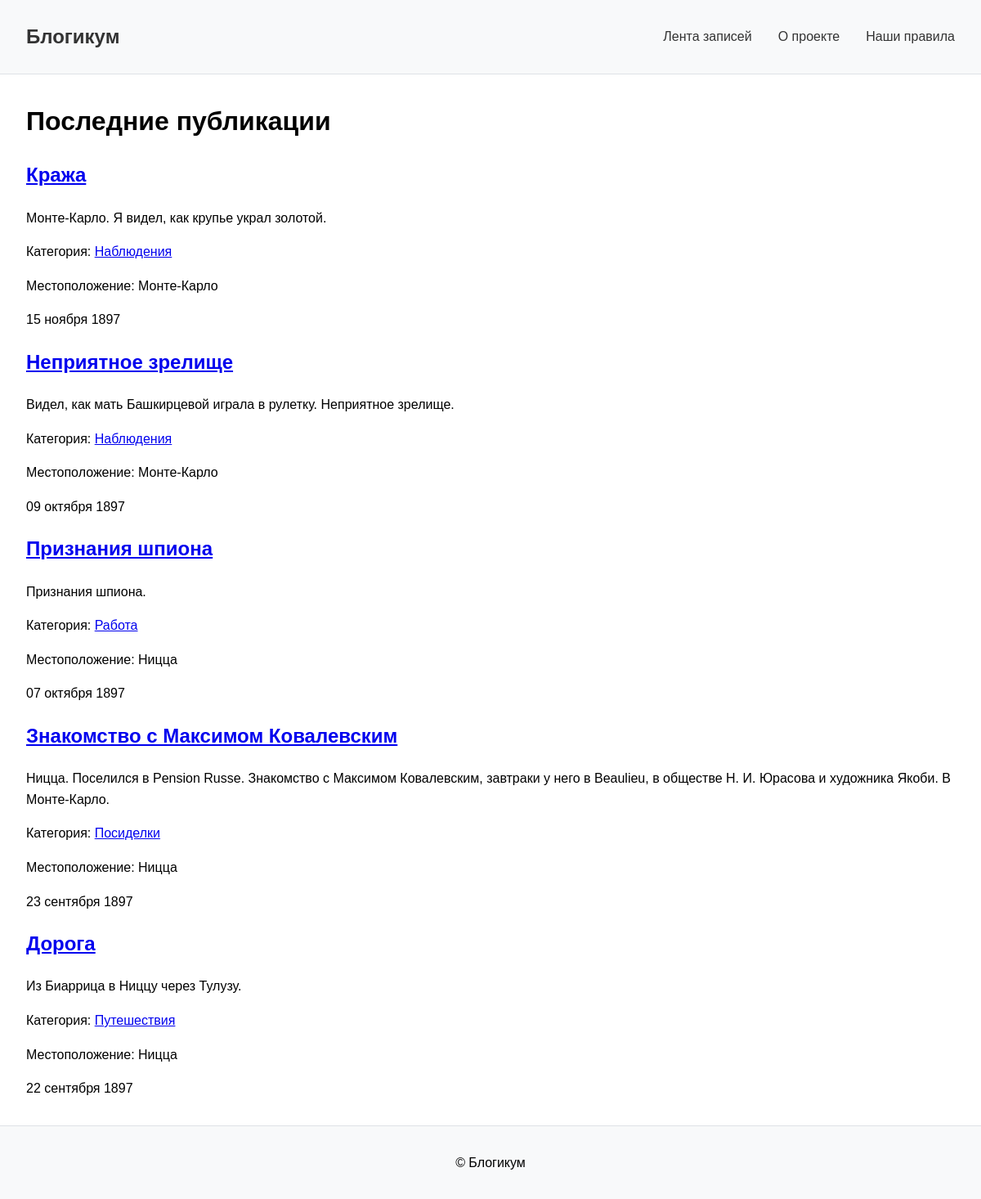
The page / on the database its author committed.
### blog/models.py (models this page shows, shortened)
class Post(models.Model):
    title = models.CharField(
        max_length=256,
        verbose_name='Заголовок',
        help_text='Максимальная длина 256 символов'
    )
    text = models.TextField(
        verbose_name='Текст'
    )
    pub_date = models.DateTimeField(
        verbose_name='Дата и время публикации',
        help_text='Если установить дату и время в будущем — '
                  'можно делать отложенные публикации.'
    )
    author = models.ForeignKey(
        User,
        on_delete=models.CASCADE,
        verbose_name='Автор публикации'
    )
    location = models.ForeignKey(
        Location,
        on_delete=models.SET_NULL,
        null=True,
        blank=True,
        verbose_name='Местоположение'
    )
    category = models.ForeignKey(
        Category,
        on_delete=models.SET_NULL,
        null=True,
        verbose_name='Категория'
    )
    is_published = models.BooleanField(
        default=True,
        verbose_name='Опубликовано',
        help_text='Снимите галочку, чтобы скрыть публикацию.'
    )
    created_at = models.DateTimeField(
        auto_now_add=True,
        verbose_name='Добавлено'
    )
    class Meta:
        verbose_name = 'публикация'
        verbose_name_plural = 'Публикации'
        ordering = ['-pub_date']

class Category(models.Model):
    title = models.CharField(
        max_length=256,
        verbose_name='Заголовок',
        help_text='Максимальная длина 256 символов'
    )
    description = models.TextField(
        verbose_name='Описание'
    )
    slug = models.SlugField(
        unique=True,
        verbose_name='Идентификатор',
        help_text='Идентификатор страницы для URL; '
        'разрешены символы латиницы, цифры, дефис и подчёркивание.'
    )
    is_published = models.BooleanField(
        default=True,
        verbose_name='Опубликовано',
        help_text='Снимите галочку, чтобы скрыть публикацию.'
    )
    created_at = models.DateTimeField(
        auto_now_add=True,
        verbose_name='Добавлено'
    )
    class Meta:
        verbose_name = 'категория'
        verbose_name_plural = 'Категории'

class Location(models.Model):
    name = models.CharField(
        max_length=256,
        verbose_name='Название места',
        help_text='Максимальная длина 256 символов'
    )
    is_published = models.BooleanField(
        default=True,
        verbose_name='Опубликовано',
        help_text='Снимите галочку, чтобы скрыть публикацию.'
    )
    created_at = models.DateTimeField(
        auto_now_add=True,
        verbose_name='Добавлено'
    )
    class Meta:
        verbose_name = 'местоположение'
        verbose_name_plural = 'Местоположения'

### blog/views.py (the view)
# urls.py: path('', views.index, name='index'),
def index(request):
    post_list = Post.objects.filter(
        is_published=True,
        category__is_published=True,
        pub_date__lte=timezone.now()
    ).order_by('-pub_date')[:5]
    context = {'post_list': post_list}
    return render(request, 'blog/index.html', context)

### templates/blog/index.html
{% extends 'base.html' %}
{% block content %}
<h1>Последние публикации</h1>
{% for post in post_list %}
  <article>
    <h2><a href="{% url 'blog:post_detail' post.id %}">{{ post.title }}</a></h2>
    <p>{{ post.text|truncatewords:30 }}</p>
    <p>Категория: <a href="{% url 'blog:category_posts' post.category.slug %}">{{ post.category.title }}</a></p>
    {% if post.location %}
      <p>Местоположение: {{ post.location.name }}</p>
    {% endif %}
    <time datetime="{{ post.pub_date|date:'Y-m-d' }}">
      {{ post.pub_date|date:"d E Y" }}
    </time>
  </article>
{% empty %}
  <p>Пока нет публикаций.</p>
{% endfor %}
{% endblock %}

### templates/base.html (shortened to what this page needs)
<!DOCTYPE html>
<html lang="ru">
<head>
</head>
<body>
    <header>
        <nav>
            <a href="{% url 'blog:index' %}" class="logo">Блогикум</a>
            <ul class="nav-links">
                <li><a href="{% url 'blog:index' %}">Лента записей</a></li>
                <li><a href="{% url 'pages:about' %}">О проекте</a></li>
                <li><a href="{% url 'pages:rules' %}">Наши правила</a></li>
            </ul>
        </nav>
    </header>
    <main>
        {% block content %}
        {% endblock %}
    </main>
    <footer>
        <p>© Блогикум</p>
    </footer>
</body>
</html>

### templates/base.html (style rules this page uses)
body { font-family: Arial, sans-serif; margin: 0; padding: 0; line-height: 1.6; }
header { background: #f8f9fa; padding: 1rem 0; border-bottom: 1px solid #dee2e6; }
nav { max-width: 1200px; margin: 0 auto; padding: 0 2rem; display: flex; justify-content: space-between; align-items: center; }
.logo { font-size: 1.5rem; font-weight: bold; color: #333; text-decoration: none; }
.nav-links { display: flex; list-style: none; gap: 2rem; }
.nav-links a { text-decoration: none; color: #333; }
main { max-width: 1200px; margin: 2rem auto; padding: 0 2rem; }
footer { background: #f8f9fa; text-align: center; padding: 1rem 0; margin-top: 2rem; border-top: 1px solid #dee2e6; }

### rows shown on the page
Post: title "Кража", text "Монте-Карло. Я видел, как крупье украл золотой.", category "Наблюдения", location.name "Монте-Карло", pub_date "15 ноября 1897"
Post: title "Неприятное зрелище", text "Видел, как мать Башкирцевой играла в рулетку. Неприятное зрелище.", category "Наблюдения", location.name "Монте-Карло", pub_date "09 октября 1897"
Post: title "Признания шпиона", text "Признания шпиона.", category "Работа", location.name "Ницца", pub_date "07 октября 1897"
Post: title "Знакомство с Максимом Ковалевским", text "Ницца. Поселился в Pension Russe. Знакомство с Максимом Ковалевским, завтраки у него в Beaulieu, в обществе Н. И. Юрасова и художника Якоби. В Монте-Карло.", category "Посиделки", location.name "Ницца", pub_date "23 сентября 1897"
Post: title "Дорога", text "Из Биаррица в Ниццу через Тулузу.", category "Путешествия", location.name "Ницца", pub_date "22 сентября 1897"
